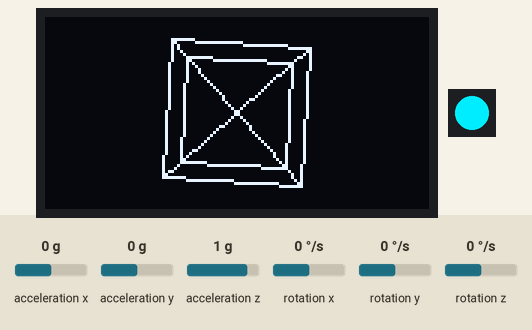
The sketch below on a simulated Arduino Uno, built with avr-gcc and run on an emulated ATmega328P. Parts: 128×64 one-colour display, 1 RGB LEDs in strip order, left to right. Wiring (inferred from the names in the program): MPU-6050 motion sensor at I2C address 0x68. The test bench sets the inputs (shaded band); at power-on: rotation x 0 °/s, acceleration y 0 g, acceleration z 1 g, rotation y 0 °/s, acceleration x 0 g, rotation z 0 °/s.

Above: at 1.2 s.
1.3 s: rotation x set to -192 °/s
At 2.3 s:
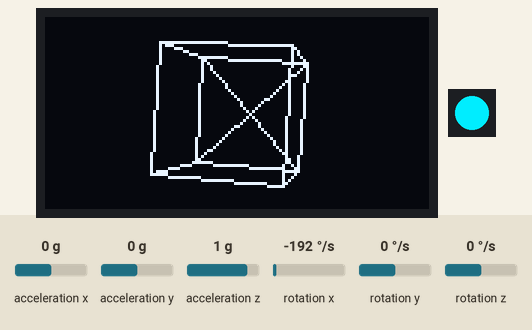
2.8 s: acceleration y set to 1.4 g
At 3.06 s:
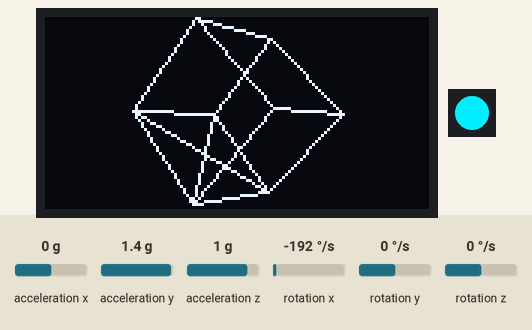
4.3 s: acceleration z set to 0 g
At 4.55 s:
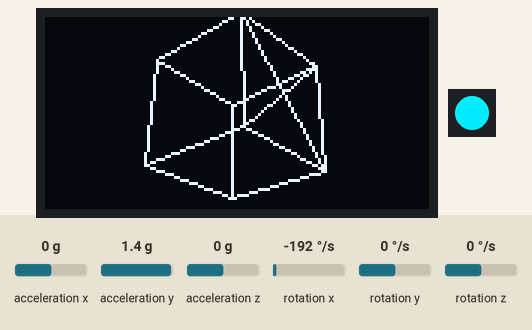
5.8 s: rotation y set to -100 °/s
At 6.27 s:
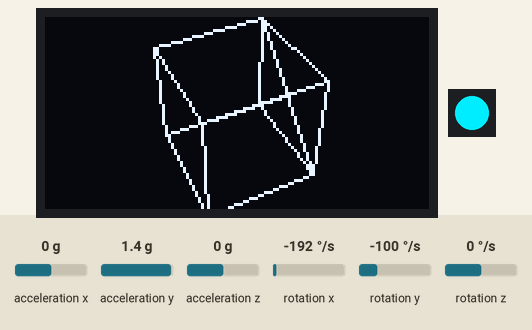
7.3 s: acceleration x set to -1.4 g
At 7.69 s:
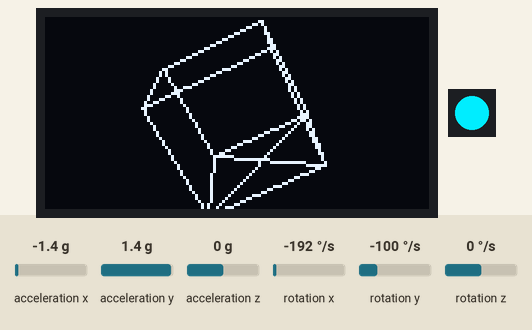
8.8 s: rotation z set to -192 °/s
At 9.88 s:
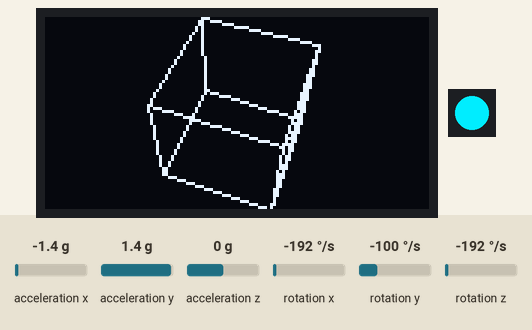

The sketch:

gyroscoper_oled_arduino.ino
```cpp
#include <Wire.h>
#include <Adafruit_SSD1306.h>
#include <Adafruit_GFX.h>
#include <Adafruit_NeoPixel.h>

Adafruit_SSD1306 display( 128, 64);   // 128 pixels width, 64 pixels height

#define LED_PIN   6
#define LED_COUNT 1
Adafruit_NeoPixel neoPixel( LED_COUNT, LED_PIN, NEO_GRB + NEO_KHZ800);

const int mpuAddress = 0x68;          // I2C address of the MPU-6050

float xByGyro, yByGyro, zByGyro;      // Global variables for the rotation by gyro

// Set the origin in the middle of the display
const int xOrigin = 64;
const int yOrigin = 32;

const float viewDistance = 150.0;     // higher for less perspective, lower for more.

// Vertices for a cube
// A cube has 8 corners and each coordinate has x,y,z values.
#define NUM_VERTICES 8
const int cube_vertex[NUM_VERTICES][3] =
{
  { -20, -20,  20 },     // x, y, z
  {  20, -20,  20 },
  {  20,  20,  20 },
  { -20,  20,  20 },
  { -20, -20, -20 },
  {  20, -20, -20 },
  {  20,  20, -20 },
  { -20,  20, -20 }
};

// The wirefram is to display the lines on the OLED display
// It contains the corners of the shape in 2D coordinates
int wireframe[NUM_VERTICES][2];


void setup()
{
  Serial.begin( 115200);

  Wire.begin();

  // Initialize the OLED display and test if it is connected.
  if( !display.begin( SSD1306_SWITCHCAPVCC, 0x3C))
  {
    Serial.println(F( "SSD1306 allocation failed"));
    for(;;);                                   // halt the sketch if error encountered
  }

  // Initialize the MPU-6050 and test if it is connected.
  Wire.beginTransmission( mpuAddress);
  Wire.write( 0x6B);                           // PWR_MGMT_1 register
  Wire.write( 0);                              // set to zero (wakes up the MPU-6050)
  auto error = Wire.endTransmission();
  if( error != 0)
  {
    Serial.println(F( "Error, MPU-6050 not found"));
    for(;;);                                   // halt the sketch if error encountered
  }

  // Initialize the NeoPixel
  neoPixel.begin();
}


void loop()
{
  Wire.beginTransmission( mpuAddress);
  Wire.write( 0x3B);                   // Starting with register 0x3B (ACCEL_XOUT_H)
  Wire.endTransmission( false);        // No stop condition for a repeated start

  // The MPU-6050 has the values as signed 16-bit integers.
  // There are 7 values in 14 registers.
  int16_t AcX, AcY, AcZ, Tmp, GyX, GyY, GyZ;

  Wire.requestFrom( mpuAddress, 14);   // request a total of 14 bytes
  AcX = Wire.read()<<8 | Wire.read();  // 0x3B (ACCEL_XOUT_H) & 0x3C (ACCEL_XOUT_L)
  AcY = Wire.read()<<8 | Wire.read();  // 0x3D (ACCEL_YOUT_H) & 0x3E (ACCEL_YOUT_L)
  AcZ = Wire.read()<<8 | Wire.read();  // 0x3F (ACCEL_ZOUT_H) & 0x40 (ACCEL_ZOUT_L)
  Tmp = Wire.read()<<8 | Wire.read();  // 0x41 (TEMP_OUT_H)   & 0x42 (TEMP_OUT_L)
  GyX = Wire.read()<<8 | Wire.read();  // 0x43 (GYRO_XOUT_H)  & 0x44 (GYRO_XOUT_L)
  GyY = Wire.read()<<8 | Wire.read();  // 0x45 (GYRO_YOUT_H)  & 0x46 (GYRO_YOUT_L)
  GyZ = Wire.read()<<8 | Wire.read();  // 0x47 (GYRO_ZOUT_H)  & 0x48 (GYRO_ZOUT_L)

  // The acceleration is directly mapped into the angles.
  // That is rather artificial.
  // The combined gravity could be used for an angle, while ignoring the strength.
  //
  // The gyro sets the rotation speed.
  // The angle created by the rotation speed is added to angle by the accelerometer.
  //
  // The conversion from the sensor values to the rotation is just a value
  // that makes it look good on the display.

  float xByAccel = (float) AcX * 0.0001;      // static angle by accelerometer
  float yByAccel = (float) AcY * 0.0001;
  float zByAccel = (float) AcZ * 0.0001;

  xByGyro += (float) GyX * 0.00001;           // moving angle by gyro
  yByGyro += (float) GyY * 0.00001;
  zByGyro += (float) GyZ * 0.00001;

  float x = xByAccel + xByGyro;               // combine both angles
  float y = yByAccel + yByGyro;
  float z = zByAccel + zByGyro;

  // Keep the radians in range (although the cos/sin functions accept every value)
  if( x < 0.0)
    x += 2.0 * M_PI;
  else if( x > 2.0 * M_PI)
    x -= 2.0 * M_PI;
  if( y < 0.0)
    y += 2.0 * M_PI;
  else if( y > 2.0 * M_PI)
    y -= 2.0 * M_PI;
  if( z < 0.0)
    z += 2.0 * M_PI;
  else if( z > 2.0 * M_PI)
    z -= 2.0 * M_PI;

  // Draw 3D picture
  for (int i = 0; i < NUM_VERTICES; i++)
  {
    // Rotate Y
    float rotx = cube_vertex[i][2] * sin(y) + cube_vertex[i][0] * cos(y);
    float roty = cube_vertex[i][1];
    float rotz = cube_vertex[i][2] * cos(y) - cube_vertex[i][0] * sin(y);

    // Rotate X
    float rotxx = rotx;
    float rotyy = roty * cos(x) - rotz * sin(x);
    float rotzz = roty * sin(x) + rotz * cos(x);

    // Rotate Z
    float rotxxx = rotxx * cos(z) - rotyy * sin(z);
    float rotyyy = rotxx * sin(z) + rotyy * cos(z);
    float rotzzz = rotzz;

    // Add depth perspective
    rotxxx *= viewDistance / (viewDistance + rotzzz);
    rotyyy *= viewDistance / (viewDistance + rotzzz);

    // Bring to middle of screen
    rotxxx += (float) xOrigin;
    rotyyy += (float) yOrigin;

    // Store new vertices values for wireframe drawing
    wireframe[i][0] = (int) rotxxx;
    wireframe[i][1] = (int) rotyyy;
    wireframe[i][2] = (int) rotzzz;
  }
  draw_wireframe();


  // Set the color of the NeoPixel according to the temperature
  // Temperature by the MPU-6050 is -40 to 85.
  // According to the datasheet:
  //   Temperature in Celsius = (raw_value / 340) + 36.53
  // The Hue range for the NeoPixel is the full uint16_t range.
  float Celsius = ((float) Tmp / 340.00) + 36.53;
  float hue = (Celsius + 40.0) / 125.0 * 65535.0;
  uint32_t rgbcolor = neoPixel.ColorHSV( (uint16_t) hue);
  neoPixel.setPixelColor( 0, rgbcolor);
  neoPixel.show();                        // update new values to NeoPixel
}


void draw_wireframe(void)
{
  // Start with a empty buffer
  display.clearDisplay();

  // A cube has 8 points and 12 sides.
  // The wireframe contains the 8 points, and the 12 lines are drawn here.
  display.drawLine( wireframe[0][0], wireframe[0][1], wireframe[1][0], wireframe[1][1], SSD1306_WHITE);
  display.drawLine( wireframe[1][0], wireframe[1][1], wireframe[2][0], wireframe[2][1], SSD1306_WHITE);
  display.drawLine( wireframe[2][0], wireframe[2][1], wireframe[3][0], wireframe[3][1], SSD1306_WHITE);
  display.drawLine( wireframe[3][0], wireframe[3][1], wireframe[0][0], wireframe[0][1], SSD1306_WHITE);

  display.drawLine( wireframe[4][0], wireframe[4][1], wireframe[5][0], wireframe[5][1], SSD1306_WHITE);
  display.drawLine( wireframe[5][0], wireframe[5][1], wireframe[6][0], wireframe[6][1], SSD1306_WHITE);
  display.drawLine( wireframe[6][0], wireframe[6][1], wireframe[7][0], wireframe[7][1], SSD1306_WHITE);
  display.drawLine( wireframe[7][0], wireframe[7][1], wireframe[4][0], wireframe[4][1], SSD1306_WHITE);

  display.drawLine( wireframe[0][0], wireframe[0][1], wireframe[4][0], wireframe[4][1], SSD1306_WHITE);
  display.drawLine( wireframe[1][0], wireframe[1][1], wireframe[5][0], wireframe[5][1], SSD1306_WHITE);
  display.drawLine( wireframe[2][0], wireframe[2][1], wireframe[6][0], wireframe[6][1], SSD1306_WHITE);
  display.drawLine( wireframe[3][0], wireframe[3][1], wireframe[7][0], wireframe[7][1], SSD1306_WHITE);

  // Extra cross face on one side
  display.drawLine( wireframe[1][0], wireframe[1][1], wireframe[3][0], wireframe[3][1], SSD1306_WHITE);
  display.drawLine( wireframe[0][0], wireframe[0][1], wireframe[2][0], wireframe[2][1], SSD1306_WHITE);

  // Write the new picture to the display
  display.display();
}
```

Measured:
- after the input at 1.3 s, the display: first changes after 0.06 s (image 1 shows a later state)
